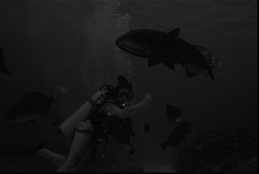
#> input picture Aula_5/mergulhador.jpg, 259 x 174 px
$ python script.py
#> lines starting #> are read from the running program, lines starting #| are printed output that depends on the picture
from __future__ import print_function
import cv2 as cv
import matplotlib.pyplot as plt


src = cv.imread('mergulhador.jpg')
#> src is the input picture: shape (174, 259, 3); min 0, max 113, mean 21.5
if src is None:
    print('Could not open or find the image!')
    exit(0)

src = cv.cvtColor(src, cv.COLOR_BGR2GRAY)
#> src: shape (174, 259)
dst = cv.equalizeHist(src)
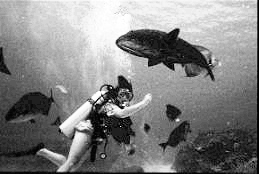
#> dst: shape (174, 259); min 0, max 255, mean 131.1
cv.imshow('Source image', src)
cv.imshow('Equalized Image', dst)

cv.waitKey()
